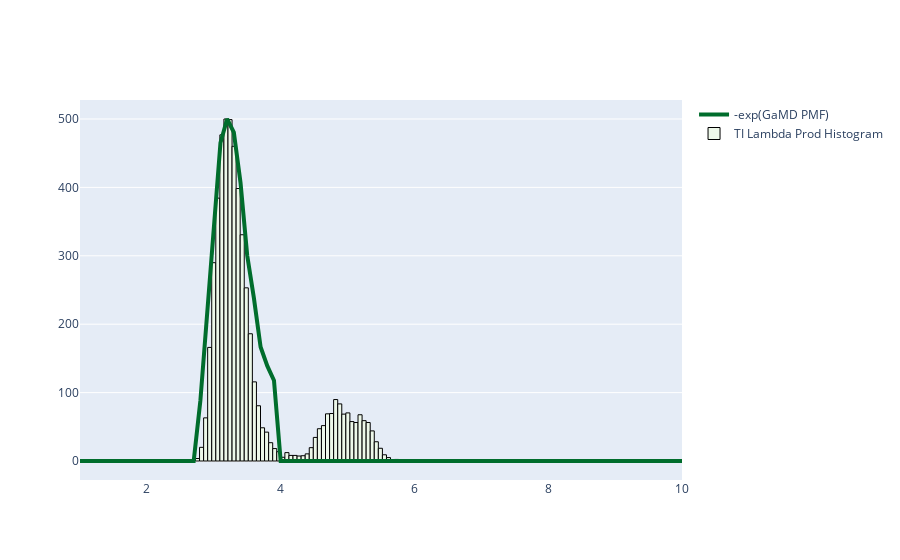

Notebook source saved alongside this figure:
### Markdown cell above
### Comparing TI production sampling of VL-E55:VL-S56 distance with GaMD 1-D pmf (bound state)

Based on the RF model indicating that the distance between VL-E55 and VL-S56 is the most important feature, we will compare the GaMD pmf profile of this distance to what was sampled during TI.

If we check the GaMD profile, the main peak appears to be from 2.7 A - 4 A, suggesting a hydrogen bond. A few frames during TI do not contain this hydrogen bond.

### Code cell
os.chdir("../../gamd_pmfs/VL-E55Y")
e410_s411 = get_pmf(
    "pmf-c2-E410_S411_conv_300ns.dat.xvg"
)

fig = plot_pmf_TI_1D_fig(e410_s411, geom_dvdls_crg, "e410_s411bb", 500, 50).update_xaxes(range=[1, 10]).show(
    renderer="jupyterlab")

### Figure 1 — Plotly figure (JSON) as saved in the notebook; plotly's stock layout.template omitted (floating-point values rounded to 4 significant figures; data arrays with more than 128 entries replaced by an {"elided": "..."} marker saying what was removed)
{"data": [{"line": {"color": "#006d2c", "width": 4}, "mode": "lines", "name": "-exp(GaMD PMF)", "type": "scatter", "x": {"elided": "250 float values"}, "y": {"elided": "250 float values"}}, {"marker": {"color": "#edf8e9", "line": {"color": "black", "width": 1}}, "name": "TI Lambda Prod Histogram", "type": "bar", "width": [0.06075, 0.06075, 0.06075, 0.06075, 0.06075, 0.06075, 0.06075, 0.06075, 0.06075, 0.06075, 0.06075, 0.06075, 0.06075, 0.06075, 0.06075, 0.06075, 0.06075, 0.06075, 0.06075, 0.06075, 0.06075, 0.06075, 0.06075, 0.06075, 0.06075, 0.06075, 0.06075, 0.06075, 0.06075, 0.06075, 0.06075, 0.06075, 0.06075, 0.06075, 0.06075, 0.06075, 0.06075, 0.06075, 0.06075, 0.06075, 0.06075, 0.06075, 0.06075, 0.06075, 0.06075, 0.06075, 0.06075, 0.06075, 0.06075, 0.06075], "x": [2.757, 2.818, 2.878, 2.939, 3.0, 3.061, 3.121, 3.182, 3.243, 3.304, 3.364, 3.425, 3.486, 3.547, 3.607, 3.668, 3.729, 3.79, 3.85, 3.911, 3.972, 4.033, 4.093, 4.154, 4.215, 4.276, 4.336, 4.397, 4.458, 4.519, 4.579, 4.64, 4.701, 4.762, 4.822, 4.883, 4.944, 5.005, 5.065, 5.126, 5.187, 5.248, 5.308, 5.369, 5.43, 5.491, 5.551, 5.612, 5.673, 5.734], "y": [3.63, 19.96, 63.07, 166.1, 289.9, 384.3, 476.9, 500, 499.1, 460.1, 398.4, 330.8, 253.2, 186.0, 115.7, 80.76, 48.55, 42.2, 26.77, 18.15, 13.61, 5.445, 12.25, 8.167, 8.167, 7.26, 7.713, 10.44, 19.51, 34.48, 47.19, 51.72, 68.97, 69.42, 89.84, 83.48, 68.51, 70.33, 57.62, 56.26, 67.6, 58.98, 56.26, 44.01, 28.13, 18.6, 9.074, 4.991, 0.9074, 2.269]}], "layout": {"autosize": true, "xaxis": {"range": [1, 10], "type": "linear"}, "yaxis": {"autorange": true, "range": [-27.78, 527.8], "type": "linear"}}}
